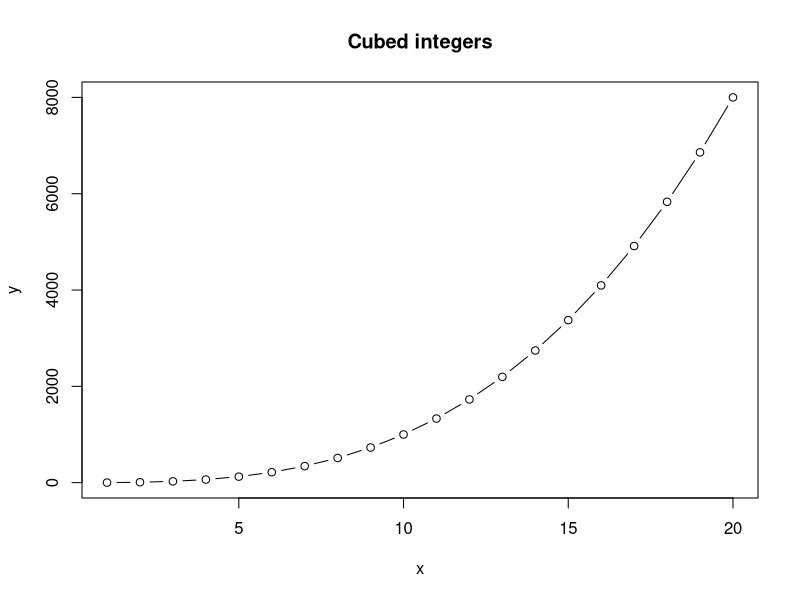
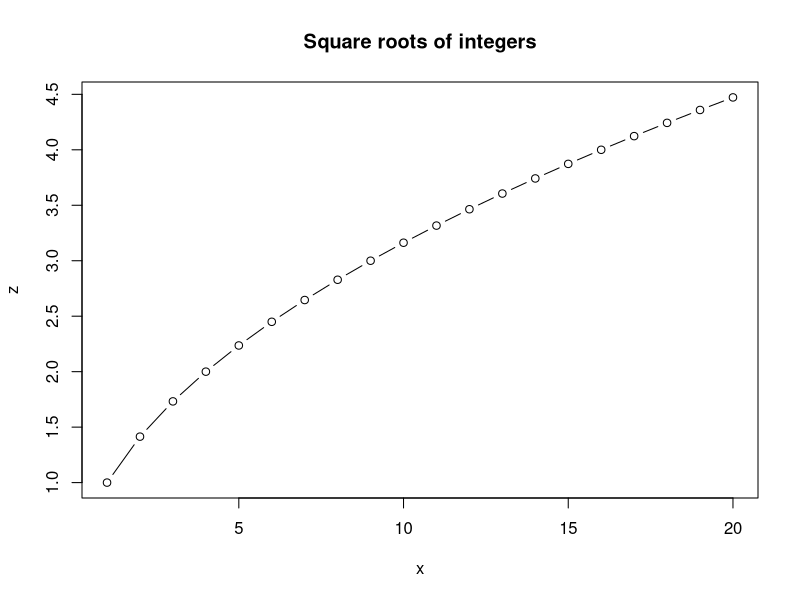

The R source for these figures, in order:
## This is a R script 
## Run this code to make a plot of x, x^3, and x^(1/2) for the integers from 1 to 10

x <- 1:20
y <- x^3
z <- x^(1/2)

plot(x,y, type = "b", main = "Cubed integers")
plot(x,z, type = "b", main = "Square roots of integers")
